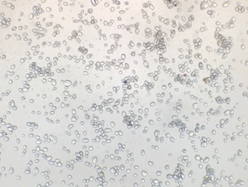
#> input picture data/Mandioca.png, 248 x 187 px, found by its file name
$ jupyter execute watershed_2.ipynb
#> lines starting #> are read from the running program, lines starting #| are printed output that depends on the picture; after the words box and inside, x2 and y2 are one past the last pixel; in counts of white or black regions, pixels touching at a corner belong together
[cell 1]
import cv2 as cv
import numpy as np
import matplotlib.pyplot as plt
from scipy import ndimage
from skimage import measure, color, io

[cell 2]
file_1 = "Araruta.png"
file_2 = "grains2.jpg"
file_3 = "Mandioca.png"


img = cv.imread(file_3)
#> img is the input picture: shape (187, 248, 3); mean B, G, R 212.6, 215.6, 217.4
gray = cv.cvtColor(img, cv.COLOR_BGR2GRAY)

[cell 3]
ret, thresh = cv.threshold(gray, 0, 255, cv.THRESH_BINARY + cv.THRESH_OTSU)
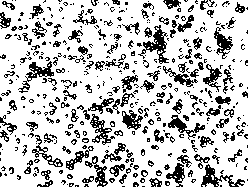
#> thresh: shape (187, 248); 77.2% white; black in thin lines or dots
#> ret = 206

[cell 4]
kernel = np.ones((3, 3), np.uint8)
opening = cv.morphologyEx(thresh, cv.MORPH_OPEN, kernel, iterations=1)
#> opening: shape (187, 248); 68.5% white; 178 black regions (93 under 20 px), largest, box (x1, y1, x2, y2) and area: (137, 15, 235, 94) 1965, (77, 70, 155, 145) 1707, (163, 99, 245, 187) 1046

[cell 5]
sure_bg = cv.dilate(opening, kernel, iterations=2)
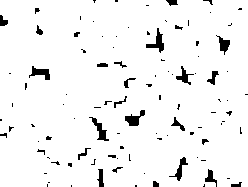
#> sure_bg: shape (187, 248); 95.1% white; 101 black regions (75 under 20 px), largest, box (x1, y1, x2, y2) and area: (146, 28, 164, 53) 164, (125, 110, 145, 126) 155, (89, 117, 109, 141) 154
dist_transform = cv.distanceTransform(opening, cv.DIST_L2, 3)
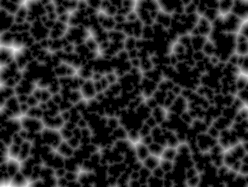
#> dist_transform: shape (187, 248) float32; min 0, max 11.33, mean 1.84; drawn with min black and max white

rt2, sure_fg = cv.threshold(dist_transform, 0.1*dist_transform.max(), 255, 0)
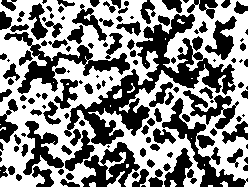
#> sure_fg: shape (187, 248) float32; 53% white; 134 black regions (35 under 20 px), largest, box (x1, y1, x2, y2) and area: (64, 14, 236, 146) 5379, (4, 32, 130, 94) 1923, (162, 98, 248, 187) 1666
#> rt2 = 1.13

sure_fg = np.uint8(sure_fg)

[cell 6]
unknown = cv.subtract(sure_bg, sure_fg)
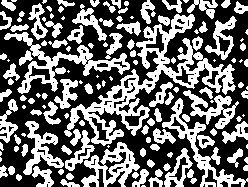
#> unknown: shape (187, 248); 42.2% white; 134 white regions (35 under 20 px), largest, box (x1, y1, x2, y2) and area: (64, 14, 236, 146) 4548, (4, 32, 130, 94) 1686, (162, 98, 248, 187) 1414

ret3, markers = cv.connectedComponents(sure_fg)
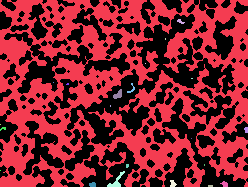
#> markers: shape (187, 248) int32; 23 distinct labels, from 0 to 22; one colour per label, 0 black
#> ret3 = 23

[cell 7]
markers = markers + 10
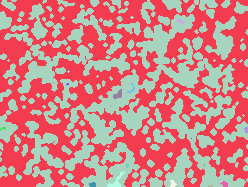
#> markers: shape (187, 248) int32; 23 distinct labels, from 10 to 32; one colour per label, 0 black
markers[unknown==255] = 0
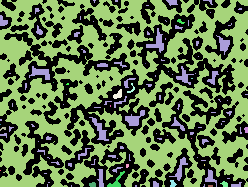
#> markers: shape (187, 248) int32; 24 distinct labels, from 0 to 32; one colour per label, 0 black

markers = cv.watershed(img, markers)
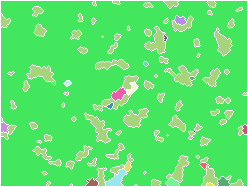
#> markers: shape (187, 248) int32; 23 distinct labels, from -1 to 32; one colour per label, 0 black, -1 white
img[markers == 1] = [0, 255, 255]

plt.imshow(markers, cmap=plt.cm.jet)

img2 = color.label2rgb(markers, bg_label=0)
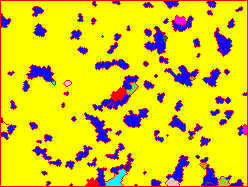
#> img2: shape (187, 248, 3) float64; mean R, G, B 0.893, 0.815, 0.109

plt.imshow(img2, cmap=plt.cm.gray)
